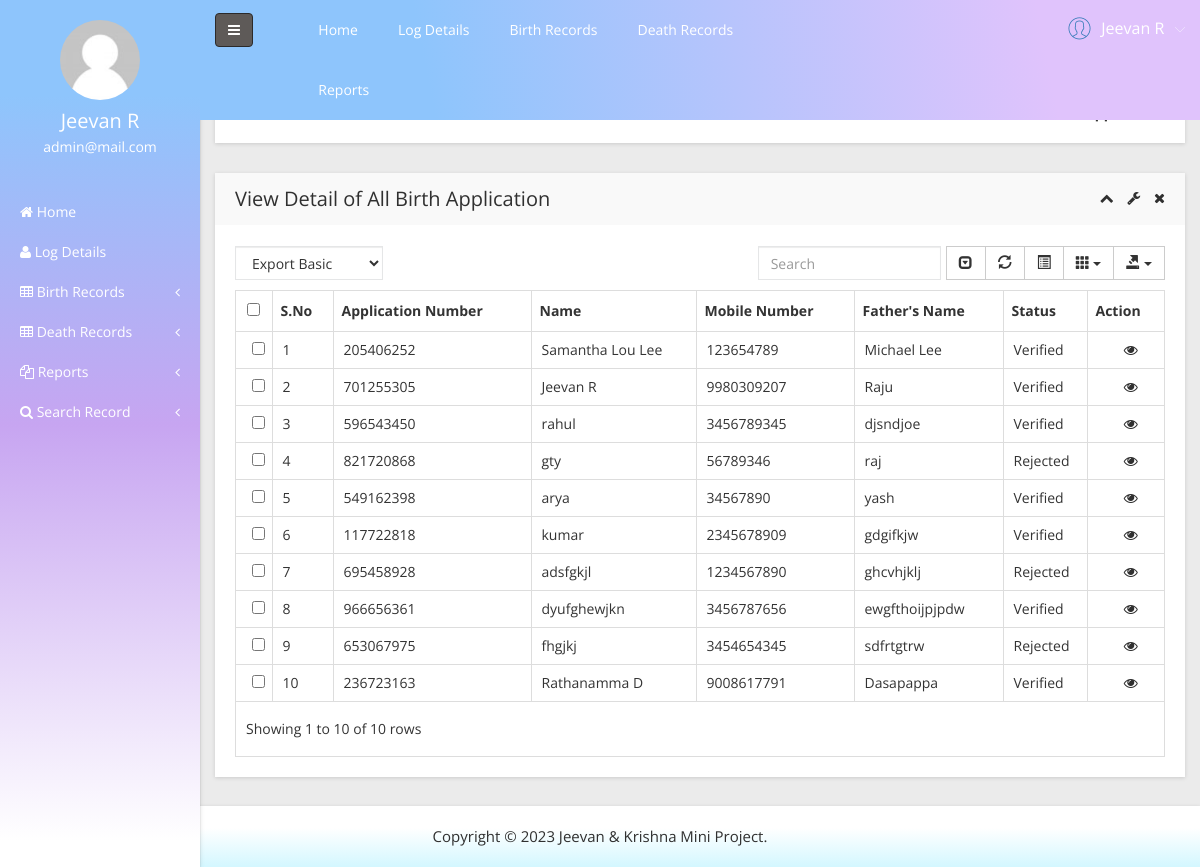
Page /admin/all-birth-application.php (signed in) on the committed database.
### tables this page shows
CREATE TABLE `tblapplication` (
  `ID` int(10) NOT NULL,
  `UserID` int(5) NOT NULL,
  `ApplicationID` varchar(200) DEFAULT NULL,
  `DateofBirth` varchar(200) DEFAULT NULL,
  `Gender` varchar(50) DEFAULT NULL,
  `FullName` varchar(200) DEFAULT NULL,
  `PlaceofBirth` varchar(200) DEFAULT NULL,
  `NameofFather` varchar(200) DEFAULT NULL,
  `PermanentAdd` mediumtext DEFAULT NULL,
  `PostalAdd` mediumtext DEFAULT NULL,
  `MobileNumber` bigint(10) DEFAULT NULL,
  `Email` varchar(200) DEFAULT NULL,
  `Dateofapply` timestamp NULL DEFAULT current_timestamp(),
  `Remark` varchar(200) DEFAULT NULL,
  `Status` varchar(50) DEFAULT NULL,
  `UpdationDate` timestamp NULL DEFAULT NULL ON UPDATE current_timestamp()
);

### admin/all-birth-application.php (the view, shortened to what this page needs)
<?php
include('includes/dbconnection.php');
if (strlen($_SESSION['OBCMSaid']==0)) {
  header('location:logout.php');
  } else{
  ?>
<!doctype html>
<html class="no-js" lang="en">
<head>
    <link rel="stylesheet" href="css/bootstrap.min.css">
    <link rel="stylesheet" href="css/font-awesome.min.css">
    <link rel="stylesheet" href="css/adminpro-custon-icon.css">
    <link rel="stylesheet" href="css/meanmenu.min.css">
    <link rel="stylesheet" href="css/jquery.mCustomScrollbar.min.css">
    <link rel="stylesheet" href="css/animate.css">
    <link rel="stylesheet" href="css/data-table/bootstrap-table.css">
    <link rel="stylesheet" href="css/data-table/bootstrap-editable.css">
    <link rel="stylesheet" href="css/normalize.css">
    <link rel="stylesheet" href="css/c3.min.css">
    <link rel="stylesheet" href="style.css">
    <link rel="stylesheet" href="css/responsive.css">
</head>
<body class="materialdesign">
    <div class="wrapper-pro">
      <?php include_once('includes/sidebar.php');?>
        <?php include_once('includes/header.php');?>
            <div class="breadcome-area mg-b-30 small-dn">
                <div class="container-fluid">
                    <div class="row">
                        <div class="col-lg-12">
                            <div class="breadcome-list shadow-reset">
                                <div class="row">
                                    <div class="col-lg-12">
                                        <ul class="breadcome-menu">
                                            <li><a href="dashboard.php">Home</a> <span class="bread-slash">/</span>
                                            </li>
                                            <li><span class="bread-blod">All Birth Application</span>
                                            </li>
                                        </ul>
                                    </div>
                                </div>
                            </div>
                        </div>
                    </div>
                </div>
            </div>
            <div class="data-table-area mg-b-15">
                <div class="container-fluid">
                    <div class="row">
                        <div class="col-lg-12">
                            <div class="sparkline13-list shadow-reset">
                                <div class="sparkline13-hd">
                                    <div class="main-sparkline13-hd">
                                        <h1>View <span class="table-project-n">Detail of All </span>Birth Application</h1>
                                        <div class="sparkline13-outline-icon">
                                            <span class="sparkline13-collapse-link"><i class="fa fa-chevron-up"></i></span>
                                            <span><i class="fa fa-wrench"></i></span>
                                            <span class="sparkline13-collapse-close"><i class="fa fa-times"></i></span>
                                        </div>
                                    </div>
                                </div>
                                <div class="sparkline13-graph">
                                    <div class="datatable-dashv1-list custom-datatable-overright">
                                        <div id="toolbar">
                                            <select class="form-control">
                                                <option value="">Export Basic</option>
                                            </select>
                                        </div>
                                        <table id="table" data-toggle="table" data-pagination="true" data-search="true" data-show-columns="true" data-show-pagination-switch="true" data-show-refresh="true" data-key-events="true" data-show-toggle="true" data-resizable="true" data-cookie="true" data-cookie-id-table="saveId" data-show-export="true" data-click-to-select="true" data-toolbar="#toolbar">
                                            <thead>
                                                <tr>
                                                    <th>S.No</th>
                                                    <th>Application Number</th>
                                                    <th>Name</th>
                                                    <th >Mobile Number</th>
                                                    <th>Father's Name</th>
                                                    <th>Status</th>
                                                    <th data-field="action">Action</th>
                                                </tr>
                                            </thead>
                                            <tbody>
                                              <?php
$sql="SELECT * from tblapplication";
$query = $dbh -> prepare($sql);
$query->execute();
$results=$query->fetchAll(PDO::FETCH_OBJ);
$cnt=1;
if($query->rowCount() > 0)
{
foreach($results as $row)
{               ?>
                                                <tr>
                                                    <td><?php echo htmlentities($cnt);?></td>
                                                    <td><?php  echo htmlentities($row->ApplicationID);?></td>
                                                    <td><?php  echo htmlentities($row->FullName);?></td>
                                                   <td><?php  echo htmlentities($row->MobileNumber);?></td>
                                                    <td><?php  echo htmlentities($row->NameofFather);?></td>
                                                  <?php if($row->Status==""){ ?>
                     <td><?php echo "Still Pending"; ?></td>
<?php } else { ?>                  <td><?php  echo htmlentities($row->Status);?>
                  </td>
                  <?php } ?>
                                                    <td class="datatable-ct"><a href="view-application-detail.php?viewid=<?php echo htmlentities ($row->ID);?>"><i class="fa fa-eye" aria-hidden="true"></i></a>
                                                    </td>
                                                </tr>
                                             <?php $cnt=$cnt+1;}} ?>
                                            </tbody>
                                        </table>
                                    </div>
                                </div>
                            </div>
                        </div>
                    </div>
                </div>
            </div>
        </div>
    </div>
  <?php include_once('includes/footer.php');?>
</body>
</html><?php }  ?>

### admin/includes/sidebar.php (shortened to what this page needs)
     <?php
include('includes/dbconnection.php');
if (strlen($_SESSION['OBCMSaid']==0)) {
  header('location:logout.php');
  } else{
  ?>
  <div class="left-sidebar-pro">
            <nav id="sidebar">
                <div class="sidebar-header">
                    <a href="#"><img src="img/message/avatar.jpg" alt="" />
                    </a>
                    <?php
$aid=$_SESSION['OBCMSaid'];
$sql="SELECT AdminName,Email from  tbladmin where ID=:aid";
$query = $dbh -> prepare($sql);
$query->bindParam(':aid',$aid,PDO::PARAM_STR);
$query->execute();
$results=$query->fetchAll(PDO::FETCH_OBJ);
$cnt=1;
if($query->rowCount() > 0)
{
foreach($results as $row)
{               ?>
                    <h3> <?php  echo $row->AdminName;?></h3>
                    <p> <?php  echo $row->Email;?></p>
                  <?php $cnt=$cnt+1;}} ?>
                </div>
                <div class="left-custom-menu-adp-wrap">
                    <ul class="nav navbar-nav left-sidebar-menu-pro">
                        <li class="nav-item">
                            <a href="dashboard.php" role="button" aria-expanded="false"><i class="fa big-icon fa-home"></i> <span class="mini-dn">Home</span> </a>
                        </li>
                        <li class="nav-item">
                            <a href="logs.php" role="button" aria-expanded="false"><i class="fa big-icon fa-user"></i> <span class="mini-dn">Log Details</span> </a>
                        </li>
                        <li class="nav-item"><a href="#" data-toggle="dropdown" role="button" aria-expanded="false" class="nav-link dropdown-toggle"><i class="fa big-icon fa-table"></i> <span class="mini-dn">Birth Records</span> <span class="indicator-right-menu mini-dn"><i class="fa indicator-mn fa-angle-left"></i></span></a>
                        </li>
                        <li class="nav-item"><a href="#" data-toggle="dropdown" role="button" aria-expanded="false" class="nav-link dropdown-toggle"><i class="fa big-icon fa-table"></i> <span class="mini-dn">Death Records</span> <span class="indicator-right-menu mini-dn"><i class="fa indicator-mn fa-angle-left"></i></span></a>
                        </li>
                        <li class="nav-item"><a href="#" data-toggle="dropdown" role="button" aria-expanded="false" class="nav-link dropdown-toggle"><i class="fa big-icon fa-files-o"></i> <span class="mini-dn">Reports</span> <span class="indicator-right-menu mini-dn"><i class="fa indicator-mn fa-angle-left"></i></span></a>
                        </li>
                        <li class="nav-item"><a href="#" data-toggle="dropdown" role="button" aria-expanded="false" class="nav-link dropdown-toggle"><i class="fa fa-search"></i> <span class="mini-dn">Search Record</span> <span class="indicator-right-menu mini-dn"><i class="fa indicator-mn fa-angle-left"></i></span></a>
                        </li>
                    </ul>
                </div>
            </nav>
        </div>
        <?php }  ?>

### admin/includes/header.php (shortened to what this page needs)
      <?php
include('includes/dbconnection.php');
if (strlen($_SESSION['OBCMSaid']==0)) {
  header('location:logout.php');
  } else{
  ?>
 <div class="content-inner-all">
            <div class="header-top-area">
                <div class="fixed-header-top">
                    <div class="container-fluid">
                        <div class="row">
                            <div class="col-lg-1 col-md-6 col-sm-6 col-xs-12">
                                <button type="button" id="sidebarCollapse" class="btn bar-button-pro header-drl-controller-btn btn-info navbar-btn">
                                    <i class="fa fa-bars"></i>
                                </button>
                            </div>
                            <div class="col-lg-6 col-md-1 col-sm-1 col-xs-12">
                                <div class="header-top-menu tabl-d-n">
                                    <ul class="nav navbar-nav mai-top-nav">
                                        <li class="nav-item"><a href="dashboard.php" class="nav-link">Home</a>
                                        </li>
                                        <li class="nav-item">
                                            <a href="logs.php" role="button" aria-expanded="false"><span class="mini-dn">Log Details</span> </a>
                                        </li>
                                        <li class="nav-item"><a href="#" data-toggle="dropdown" role="button" aria-expanded="false" class="nav-link dropdown-toggle"> <span class="mini-dn">Birth Records</span> <span class="indicator-right-menu mini-dn"></span></a>
                                        </li>
                                        <li class="nav-item"><a href="#" data-toggle="dropdown" role="button" aria-expanded="false" class="nav-link dropdown-toggle"> <span class="mini-dn">Death Records</span> <span class="indicator-right-menu mini-dn"></span></a>
                                        </li>
                                        <li class="nav-item"><a href="#" data-toggle="dropdown" role="button" aria-expanded="false" class="nav-link dropdown-toggle"> <span class="mini-dn">Reports</span> <span class="indicator-right-menu mini-dn"></span></a>
                                        </li>
                                    </ul>
                                </div>
                            </div>
                            <div class="col-lg-5 col-md-5 col-sm-6 col-xs-12">
                                <div class="header-right-info">
                                    <ul class="nav navbar-nav mai-top-nav header-right-menu">
                                        <li class="nav-item">
                                            <a href="#" data-toggle="dropdown" role="button" aria-expanded="false" class="nav-link dropdown-toggle">
                                                <?php
$aid=$_SESSION['OBCMSaid'];
$sql="SELECT AdminName,Email from  tbladmin where ID=:aid";
$query = $dbh -> prepare($sql);
$query->bindParam(':aid',$aid,PDO::PARAM_STR);
$query->execute();
$results=$query->fetchAll(PDO::FETCH_OBJ);
$cnt=1;
if($query->rowCount() > 0)
{
foreach($results as $row)
{               ?>
                                                <span class="adminpro-icon adminpro-user-rounded header-riht-inf"></span>
                                                <span class="admin-name"><?php  echo $row->AdminName;?></span>
                                                <span class="author-project-icon adminpro-icon adminpro-down-arrow"></span><?php $cnt=$cnt+1;}} ?>
                                            </a>
                                        </li>
                                    </ul>
                                </div>
                            </div>
                        </div>
                    </div>
                </div>
            </div><?php }  ?>

### rows in the picture
tblapplication: ApplicationID "205406252", FullName "Samantha Lou Lee", MobileNumber "123654789", NameofFather "Michael Lee", Status "Verified"
tblapplication: ApplicationID "701255305", FullName "Jeevan R", MobileNumber "9980309207", NameofFather "Raju", Status "Verified"
tblapplication: ApplicationID "596543450", FullName "rahul", MobileNumber "3456789345", NameofFather "djsndjoe", Status "Verified"
tblapplication: ApplicationID "821720868", FullName "gty", MobileNumber "56789346", NameofFather "raj", Status "Rejected"
tblapplication: ApplicationID "549162398", FullName "arya", MobileNumber "34567890", NameofFather "yash", Status "Verified"
tblapplication: ApplicationID "117722818", FullName "kumar", MobileNumber "2345678909", NameofFather "gdgifkjw", Status "Verified"
tblapplication: ApplicationID "695458928", FullName "adsfgkjl", MobileNumber "1234567890", NameofFather "ghcvhjklj", Status "Rejected"
tblapplication: ApplicationID "966656361", FullName "dyufghewjkn", MobileNumber "3456787656", NameofFather "ewgfthoijpjpdw", Status "Verified"
tblapplication: ApplicationID "653067975", FullName "fhgjkj", MobileNumber "3454654345", NameofFather "sdfrtgtrw", Status "Rejected"
tblapplication: ApplicationID "236723163", FullName "Rathanamma D", MobileNumber "9008617791", NameofFather "Dasapappa", Status "Verified"

### other values in the picture
$row->AdminName "Jeevan R"
$row->Email "admin@mail.com"
